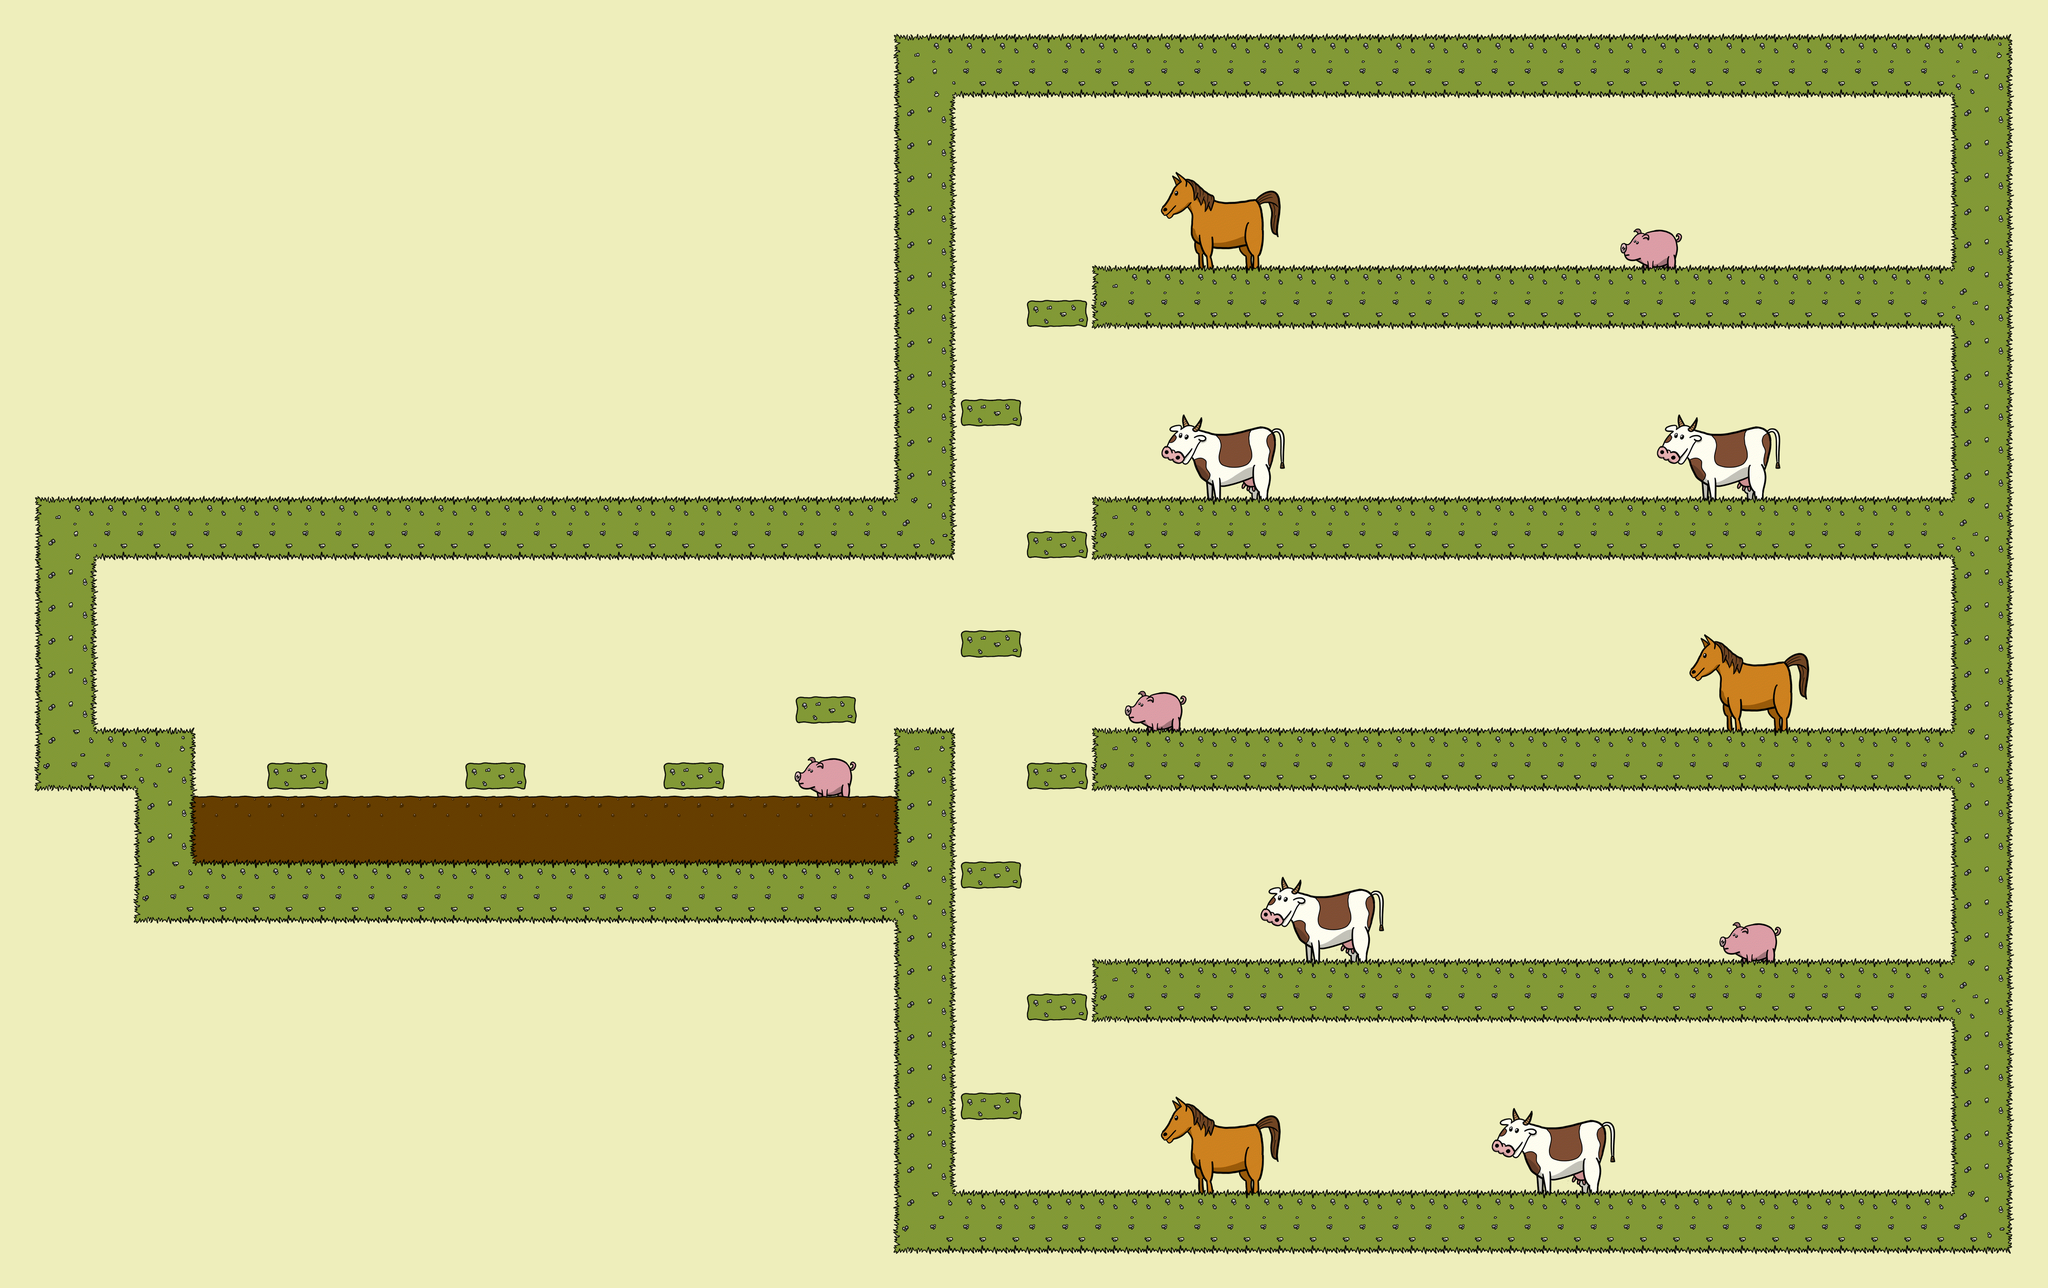

The image is a tile-based game level rendered from a .tmx file. Its description and source (layers, tilesets, objects; grid data summarised) follow:
An orthogonal 62x39 tile map with 64x64 px tiles, 4 tile layers (e_01, e_02, a, g), 2 tilesets and 98 objects (51x 1, 31x 0, 4x 6, 4x 4, 3x 2, ...).

<map version="1.0" orientation="orthogonal" width="62" height="39" tilewidth="64" tileheight="64" backgroundcolor="#eeeebb">
 <properties>
  <property name="RGB" value="238,238,187" />
 </properties>
 <tileset firstgid="1" name="pack" tilewidth="64" tileheight="64" spacing="2" margin="2">
  <image source="pack_04.png" width="860" height="200" />
 </tileset>
 <tileset firstgid="40" name="pack_e" tilewidth="64" tileheight="64">
  <image source="pack_e_04.png" width="768" height="768" />
 </tileset>
 <layer name="e_01" width="62" height="39">
  <data>[2418 cells, 120 non-empty, 38 distinct tile ids]</data>
 </layer>
 <layer name="e_02" width="62" height="39">
  <data>[2418 cells, 16 non-empty, 16 distinct tile ids]</data>
 </layer>
 <layer name="a" width="62" height="39">
  <data>[2418 cells, 69 non-empty, 2 distinct tile ids]</data>
 </layer>
 <layer name="g" width="62" height="39">
  <data>[2418 cells, 612 non-empty, 14 distinct tile ids]</data>
 </layer>
 <objectgroup name="border" width="62" height="39">
  <object x="183" y="1077">
   <polyline points="-13,-15 -14,357 181,358 183,613 1563,613 1563,357 1652,357 1654,1254 3615,1256 3616,886 1948,890 1946,798 3615,797 3615,438 1948,442 1946,351 3614,349 3611,-10 1947,-9 1947,-97 3613,-95 3614,-463 1951,-459 1949,-543 3614,-543 3615,-903 1652,-906 1654,-13 -13,-15" />
  </object>
  <object type="1" x="527" y="1487">
   <polyline points="0,0 1,34" />
  </object>
  <object type="0" x="527" y="1487">
   <polyline points="0,0 98,0" />
  </object>
  <object type="0" x="527" y="1521">
   <polyline points="0,0 98,0" />
  </object>
  <object type="1" x="625" y="1487">
   <polyline points="0,0 1,34" />
  </object>
  <object type="0" x="911" y="1520">
   <polyline points="0,0 98,0" />
  </object>
  <object type="0" x="911" y="1486">
   <polyline points="0,0 98,0" />
  </object>
  <object type="1" x="1009" y="1486">
   <polyline points="0,0 1,34" />
  </object>
  <object type="1" x="911" y="1486">
   <polyline points="0,0 1,34" />
  </object>
  <object type="1" x="1294" y="1488">
   <polyline points="0,0 1,34" />
  </object>
  <object type="1" x="1393" y="1488">
   <polyline points="0,0 1,34" />
  </object>
  <object type="0" x="1295" y="1488">
   <polyline points="0,0 98,0" />
  </object>
  <object type="0" x="1295" y="1522">
   <polyline points="0,0 98,0" />
  </object>
  <object type="1" x="1550" y="1359">
   <polyline points="0,0 1,34" />
  </object>
  <object type="1" x="1648" y="1359">
   <polyline points="0,0 1,34" />
  </object>
  <object type="0" x="1550" y="1359">
   <polyline points="0,0 98,0" />
  </object>
  <object type="0" x="1550" y="1393">
   <polyline points="0,0 98,0" />
  </object>
  <object type="1" x="1998" y="1487">
   <polyline points="0,0 1,34" />
  </object>
  <object type="1" x="2097" y="1487">
   <polyline points="0,0 1,34" />
  </object>
  <object type="0" x="1999" y="1487">
   <polyline points="0,0 98,0" />
  </object>
  <object type="0" x="1999" y="1521">
   <polyline points="0,0 98,0" />
  </object>
  <object type="1" x="1870" y="1231">
   <polyline points="0,0 1,34" />
  </object>
  <object type="1" x="1969" y="1231">
   <polyline points="0,0 1,34" />
  </object>
  <object type="0" x="1871" y="1231">
   <polyline points="0,0 98,0" />
  </object>
  <object type="0" x="1871" y="1265">
   <polyline points="0,0 98,0" />
  </object>
  <object type="1" x="1999" y="1040">
   <polyline points="0,0 1,34" />
  </object>
  <object type="1" x="2097" y="1040">
   <polyline points="0,0 1,34" />
  </object>
  <object type="0" x="1999" y="1040">
   <polyline points="0,0 98,0" />
  </object>
  <object type="0" x="1999" y="1074">
   <polyline points="0,0 98,0" />
  </object>
  <object type="1" x="1870" y="784">
   <polyline points="0,0 1,34" />
  </object>
  <object type="1" x="1968" y="784">
   <polyline points="0,0 1,34" />
  </object>
  <object type="0" x="1870" y="784">
   <polyline points="0,0 98,0" />
  </object>
  <object type="0" x="1870" y="818">
   <polyline points="0,0 98,0" />
  </object>
  <object type="1" x="1997" y="591">
   <polyline points="0,0 1,34" />
  </object>
  <object type="1" x="2096" y="591">
   <polyline points="0,0 1,34" />
  </object>
  <object type="0" x="1998" y="591">
   <polyline points="0,0 98,0" />
  </object>
  <object type="0" x="1998" y="625">
   <polyline points="0,0 98,0" />
  </object>
  <object type="1" x="1969" y="1679">
   <polyline points="0,0 1,34" />
  </object>
  <object type="1" x="1870" y="1679">
   <polyline points="0,0 1,34" />
  </object>
  <object type="0" x="1871" y="1679">
   <polyline points="0,0 98,0" />
  </object>
  <object type="0" x="1870" y="1713">
   <polyline points="0,0 98,0" />
  </object>
  <object type="1" x="2096" y="1935">
   <polyline points="0,0 1,34" />
  </object>
  <object type="1" x="1997" y="1935">
   <polyline points="0,0 1,34" />
  </object>
  <object type="0" x="1998" y="1935">
   <polyline points="0,0 98,0" />
  </object>
  <object type="0" x="1998" y="1969">
   <polyline points="0,0 98,0" />
  </object>
  <object type="1" x="1969" y="2127">
   <polyline points="0,0 1,34" />
  </object>
  <object type="1" x="1870" y="2127">
   <polyline points="0,0 1,34" />
  </object>
  <object type="0" x="1871" y="2127">
   <polyline points="0,0 98,0" />
  </object>
  <object type="0" x="1870" y="2161">
   <polyline points="0,0 98,0" />
  </object>
 </objectgroup>
 <objectgroup name="water" width="62" height="39">
  <object type="0" x="387" y="1569">
   <polyline points="0,0 1335,1" />
  </object>
 </objectgroup>
 <objectgroup name="player" width="62" height="39">
  <object type="0" x="256" y="1344" width="64" height="64" />
 </objectgroup>
 <objectgroup name="logic" width="62" height="39">
  <object type="1" x="3520" y="1984" width="64" height="64">
   <properties>
    <property name="color" value="1" />
   </properties>
  </object>
  <object type="1" x="3520" y="2048" width="64" height="64">
   <properties>
    <property name="color" value="1" />
   </properties>
  </object>
  <object type="1" x="3520" y="2112" width="64" height="64">
   <properties>
    <property name="color" value="1" />
   </properties>
  </object>
  <object type="1" x="3520" y="2176" width="64" height="64">
   <properties>
    <property name="color" value="1" />
   </properties>
  </object>
  <object type="1" x="3520" y="2240" width="64" height="64">
   <properties>
    <property name="color" value="1" />
   </properties>
  </object>
  <object type="0" x="3680" y="2304" width="64" height="64">
   <properties>
    <property name="color" value="3" />
   </properties>
  </object>
  <object type="0" x="3680" y="1856" width="64" height="64">
   <properties>
    <property name="color" value="2" />
   </properties>
  </object>
  <object type="0" x="3680" y="960" width="64" height="64">
   <properties>
    <property name="color" value="1" />
   </properties>
  </object>
  <object type="1" x="3520" y="1536" width="64" height="64">
   <properties>
    <property name="color" value="4" />
   </properties>
  </object>
  <object type="1" x="3520" y="1600" width="64" height="64">
   <properties>
    <property name="color" value="4" />
   </properties>
  </object>
  <object type="1" x="3520" y="1664" width="64" height="64">
   <properties>
    <property name="color" value="4" />
   </properties>
  </object>
  <object type="1" x="3520" y="1728" width="64" height="64">
   <properties>
    <property name="color" value="4" />
   </properties>
  </object>
  </objectgroup>
 <objectgroup name="end" width="62" height="39">
  <!-- 1 objects omitted --></objectgroup>
 <objectgroup name="enemies" width="62" height="39">
  <!-- 18 objects omitted --></objectgroup>
 <objectgroup name="info" width="62" height="39">
  <!-- 4 objects omitted --></objectgroup>
</map>
<!-- 35 of 98 objects omitted -->
